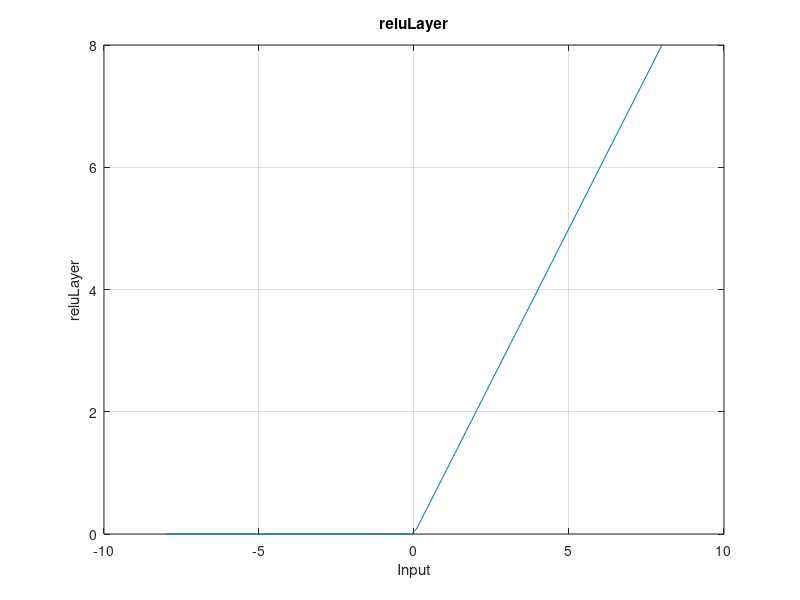
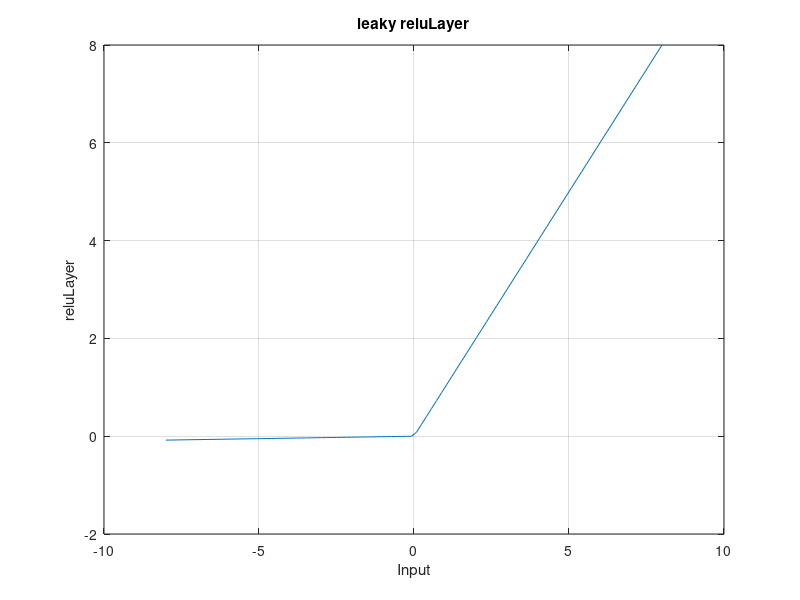

Here is the MATLAB script that generated these plots, in order:
filter = [1 0;1 1];
x = linspace(-8,8);
y = x;
y(y<0) = 0;
plot(x, y);
title('reluLayer');
xlabel('Input');
ylabel('reluLayer');
grid on;

figure;
filter = [1 0;1 1];
x = linspace(-8,8);
y = x;
y(y<0) = 0.01*x(y<0);
plot(x, y);
title('leaky reluLayer');
xlabel('Input');
ylabel('reluLayer');
grid on;